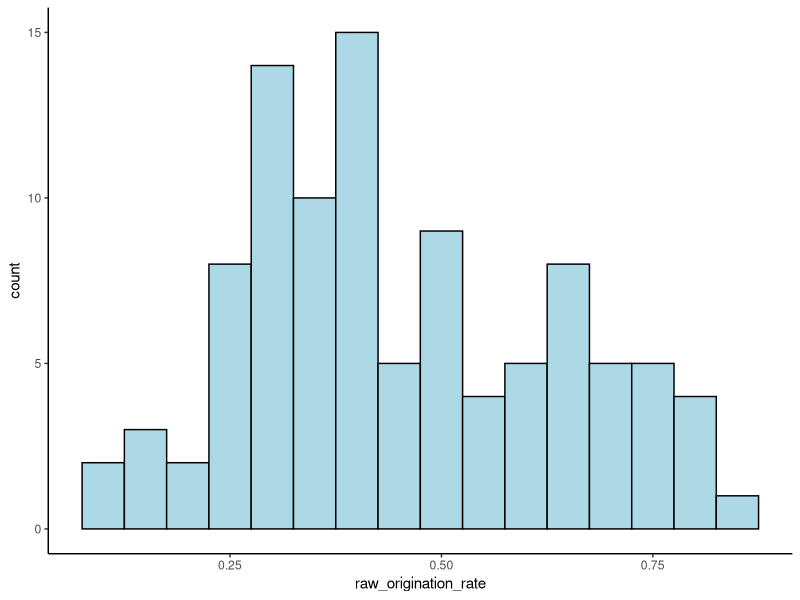
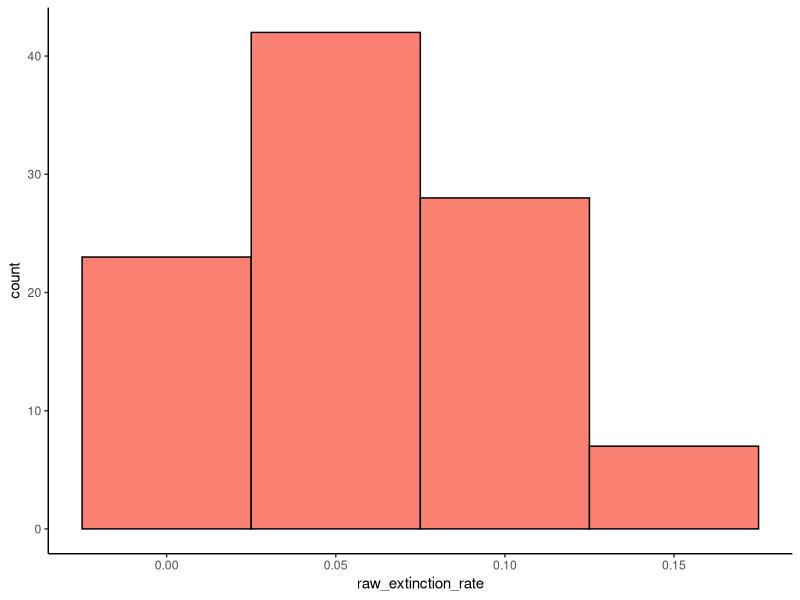
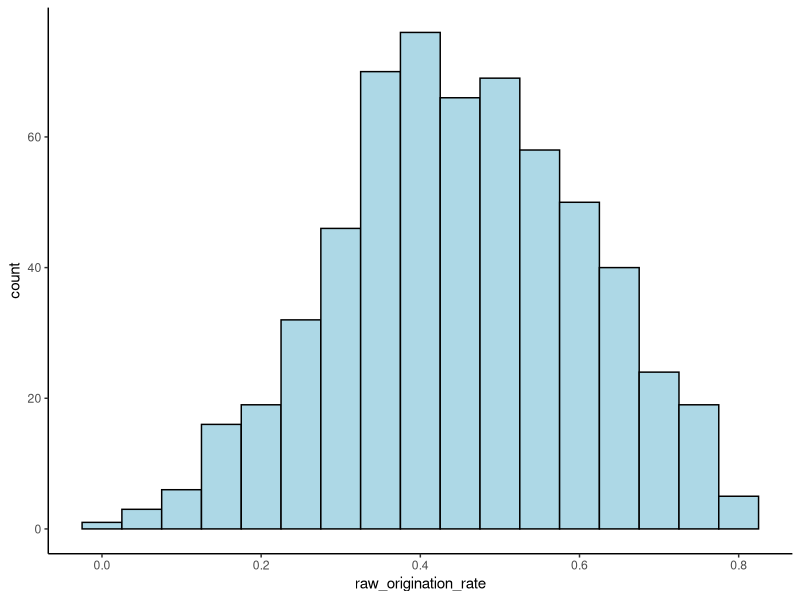
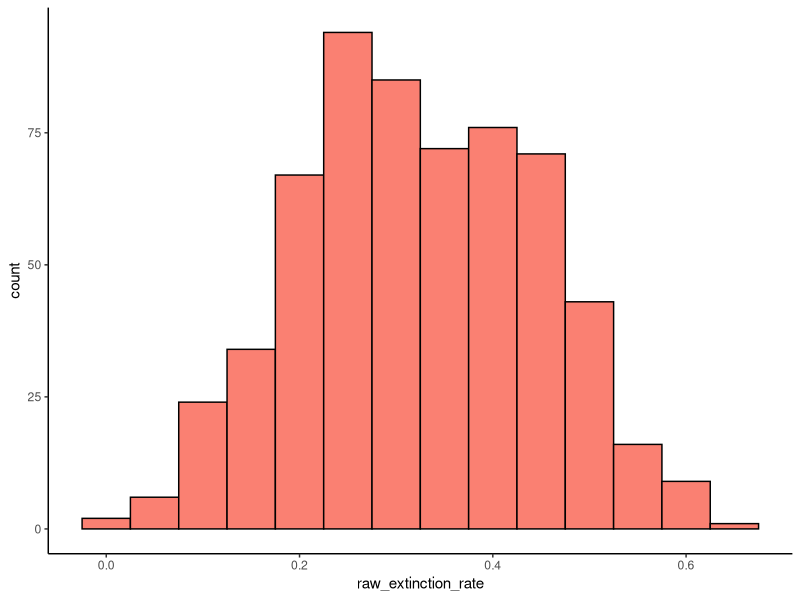
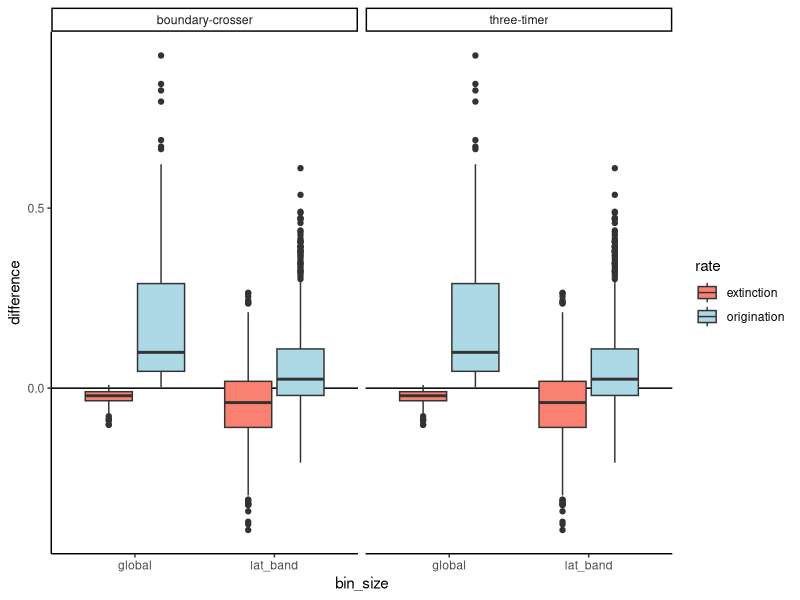
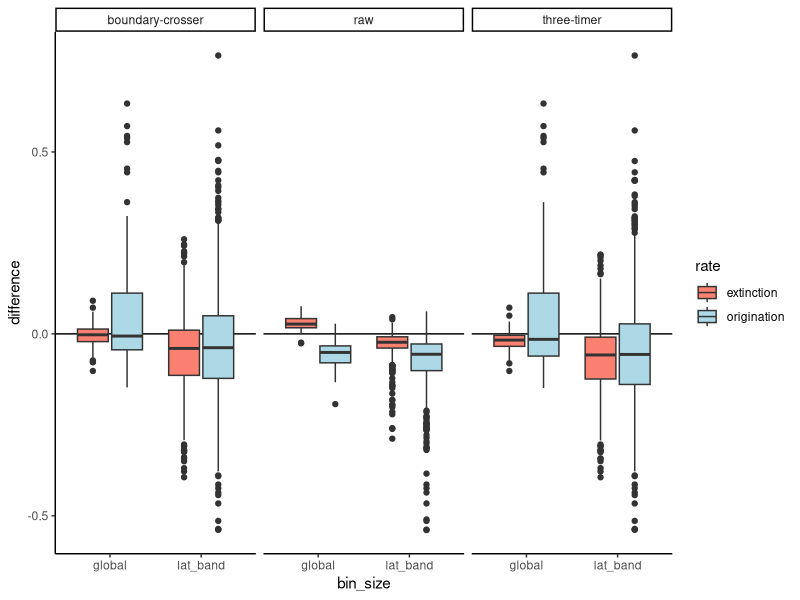
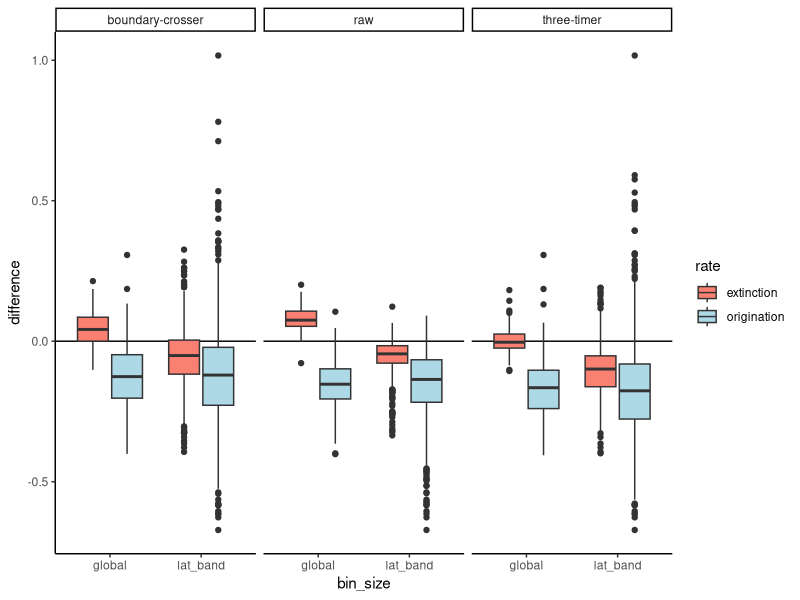
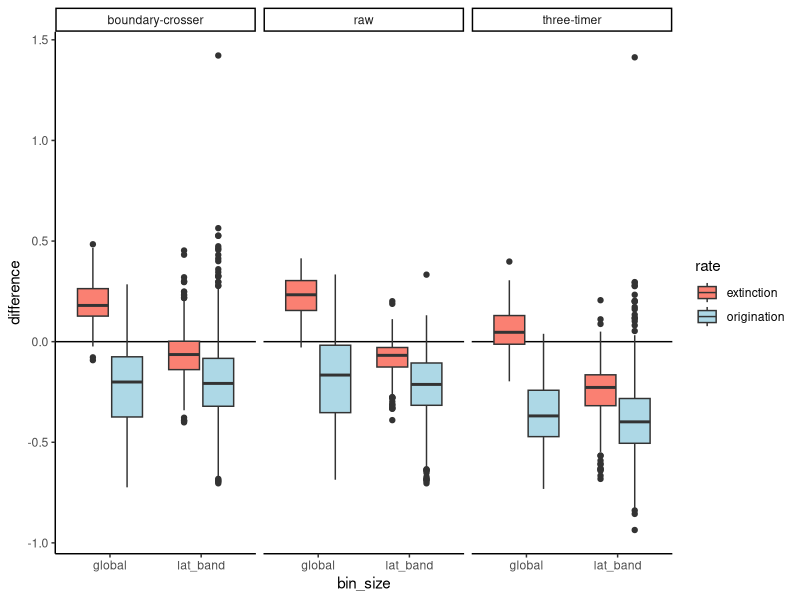

R code for these plots, in order:
#Bethany Allen   22nd September 2020
#Code to build simulated datasets of species richness within latitude bands for time interval t1
#  (compared to prior interval t0 and following interval t2)

#setwd("#####")

###Designate input parameters###

#Number of iterations
iterations <- 100

#Number of latitudinal bins (e.g. 6 -> 30deg bins)
nbins <- 6

#Limits of occurrences in each latitudinal bin
#Eyeballing the empirical data, opted to use random number up to 1000 for each bin
occs_range <- c(0:1000)       #Initial (t0)
add_occs_range <- c(0:500)   #t1 and t2

#Limits for number of species in initial and additional global species pools
#Ranges from roughly 100 to 800 for each clade in the empirical data
sp_range <- c(100:800)

#Range of survival (not extinction) percentages to sample from for t1 and t2
ext_range <- c(0:100)

#Create data frames to store results
results <- data.frame(); differences <- data.frame(); sampling <- data.frame()


for (x in 1:iterations){

  #Task 1: Build t0
  
  #Designate number of species in the initial pool
  sp <- base::sample(sp_range, 1)

  #Designate number of occurrences in each latitudinal bin
  occs <- base::sample(occs_range, size = nbins, replace = T)

  #Create lists to document IDs of all occurrences, and samples of 75%, 50% and 25% of occurrences
  t0_100 <- list(); t0_75 <- list(); t0_50 <- list(); t0_25 <- list()

  #For each latitude band
  for (a in 1:nbins){
    #Designate a species ID for each occurrence in the latitude band from the pool
    species_ids <- base::sample(sp, size = occs[a], replace = T)
    #Add bin to global list
    t0_100[[a]] <- species_ids
    t0_75[[a]] <- species_ids[1:round((0.75 * length(species_ids)), 0)]
    t0_50[[a]] <- species_ids[1:round((0.5 * length(species_ids)), 0)]
    t0_25[[a]] <- species_ids[1:round((0.25 * length(species_ids)), 0)]
  }

  #Task 2: Facilitate origination and extinction to create t1 and t2

  ###t0 -> t1###
  #Designate number of occurrences to survive (those that don't are local extinctions)
  surv_prop1 <- (base::sample(ext_range, size = nbins, replace = T)/100) #Generate a proportion
  surv_occs1 <- round((lengths(t0_100) * surv_prop1), 0) #Convert proportion to whole occurrences

  #Designate new species pool for origination (those present in t0 plus preset additional number)
  #[This allows 'migration' while preventing taxa occurring in t0 and t2 but not t1, as would be
  #  expected under perfect sampling]
  #Designate number of species in the initial pool
  add_sp1 <- base::sample(sp_range, 1)
  new_sp1 <- append(unique(unlist(t0_100)), c((sp + 1):(sp + add_sp1)))

  #Desginate the number of new occurrences in each latitude bin
  new_occs1 <- base::sample(add_occs_range, size = nbins, replace = T)

  #Implement extinction and origination on t0
  #Create lists to document IDs of all occurrences, and samples of 75%, 50% and 25% of occurrences
  t1_100 <- list(); t1_75 <- list(); t1_50 <- list(); t1_25 <- list()

  for (b in 1:nbins){
    #Pull out one latitude bin
    focal_bin1 <- t0_100[[(b)]]
    #Remove 'local' extinctions by sampling survivors at random from t0
    focal_bin1 <- base::sample(focal_bin1, size = surv_occs1[b], replace = F)
    #Add origination
    new_occ_ids1 <- base::sample(new_sp1, size = new_occs1[b], replace = T)
    focal_bin1 <- append(focal_bin1, new_occ_ids1)
    #Add bin to global list
    t1_100[[b]] <- focal_bin1
    t1_75[[b]] <- focal_bin1[1:round((0.75 * length(focal_bin1)), 0)]
    t1_50[[b]] <- focal_bin1[1:round((0.5 * length(focal_bin1)), 0)]
    t1_25[[b]] <- focal_bin1[1:round((0.25 * length(focal_bin1)), 0)]
  }

  ###t1 -> t2###
  #Designate number of occurrences to survive (those that don't are local extinctions)
  surv_prop2 <- (base::sample(ext_range, size = nbins, replace = T)/100) #Generate a proportion
  surv_occs2 <- round((lengths(t1_100) * surv_prop2), digits = 0)      #Convert proportion to whole occurrences

  #Designate new species pool for origination (those present in t1 plus preset additional number)
  add_sp2 <- base::sample(sp_range, 1)
  new_sp2 <- append(unique(unlist(t1_100)), c((sp + add_sp1 + 1):(sp + add_sp1 + add_sp2)))

  #Desginate the number of new occurrences in each latitude bin (used half of that in t0)
  new_occs2 <- base::sample(add_occs_range, size = nbins, replace = T)

  #Implement extinction and origination on t1
  #Create lists to document IDs of all occurrences, and samples of 75%, 50% and 25% of occurrences
  t2_100 <- list(); t2_75 <- list(); t2_50 <- list(); t2_25 <- list()

  for (d in 1:nbins){
    #Pull out one latitude bin
    focal_bin2 <- t1_100[[(d)]]
    #Remove 'local' extinctions by sampling survivors at random from t0
    focal_bin2 <- base::sample(focal_bin2, size = surv_occs2[d], replace = F)
    #Add origination
    new_occ_ids2 <- base::sample(new_sp2, size = new_occs2[d], replace = T)
    focal_bin2 <- append(focal_bin2, new_occ_ids2)
    #Add bin to global list
    t2_100[[d]] <- focal_bin2
    t2_75[[d]] <- focal_bin2[1:round((0.75 * length(focal_bin2)), 0)]
    t2_50[[d]] <- focal_bin2[1:round((0.5 * length(focal_bin2)), 0)]
    t2_25[[d]] <- focal_bin2[1:round((0.25 * length(focal_bin2)), 0)]
  }
  
  #Task 3: Calculate origination and extinction rates for t1, using each sampling level, at global
  #  scale and for individual latitude bands
  
  #Create dataframes to store results in
  measured_rates <- data.frame(); measured_diffs <- data.frame(); sampling_3t_est <- data.frame()
  
  #Designate sampling levels, starting with 100%
  sample_pc <- c(100, 75, 50, 25)
  
  for (f in 1:length(sample_pc)){

    #Produce global lists of unique occurrences (i.e. richness) for the given sampling level
    t0_global <- unique(unlist(eval(parse(text = paste0("t0_", sample_pc[f])))))
    t1_global <- unique(unlist(eval(parse(text = paste0("t1_", sample_pc[f])))))
    t2_global <- unique(unlist(eval(parse(text = paste0("t2_", sample_pc[f])))))
  
    #Raw (these counts include singletons)
    global_orig <- length(setdiff(t1_global, t0_global))   #Present in t1 but not in t0
    global_ext <- length(setdiff(t1_global, t2_global))    #Present in t1 but not in t2
    global_orig_p <- global_orig / length(t1_global)
    global_ext_p <- global_ext / length(t1_global)
  
    #Store 100% sampled values as the benchmark for comparison
    if (f == 1){global_true_orig <- global_orig_p; global_true_ext <- global_ext_p}
    
    #Compare sampled raw counts to true value
    global_orig_diff <- global_orig_p - global_true_orig
                                                       #Difference between true and sampled origination
    global_ext_diff <- global_ext_p - global_true_ext
                                                       #Difference between true and sampled extinction

    #Boundary crosser
    global_originations <- length(setdiff(intersect(t1_global, t2_global), t0_global))
                                                       #Present in t1 and t2 but not in t0
    global_extinctions <- length(setdiff(intersect(t0_global, t1_global), t2_global))
                                                       #Present in t0 and t1 but not in t2
    global_through <- length(intersect(t0_global, t2_global))
                                                       #This = three-timers in perfect sampling
    global_bc_orig <- log((global_through + global_originations)/global_through)
                                                       #Per-capita BC origination rate
    global_bc_ext <- log((global_through + global_extinctions)/global_through)
                                                       #Per-capita BC extinction rate
    global_bc_orig_diff <- global_bc_orig - global_true_orig
                                                       #Difference between true and BC origination
    global_bc_ext_diff <- global_bc_ext - global_true_ext
                                                       #Difference between true and BC extinction

    #Three-timer
    #As sampling is being fixed through time, the sampling rate here is calculated from t1
    global_2t_1 <- length(intersect(t0_global, t1_global)) #Present in t0 and t1 irrespective of t2
    global_2t_2 <- length(intersect(t1_global, t2_global)) #Present in t1 and t2 irrespective of t0
    global_3t <- length(intersect(intersect(t0_global, t1_global), t2_global)) #Present in all t
    global_pt <- length(setdiff(intersect(t0_global, t2_global), t1_global)) #t1 ghost ranges
    global_t1_sampling <- global_3t/(global_3t + global_pt) #Estimate of sampling completeness
    global_3t_orig <- log(global_2t_2/global_3t) + log(global_t1_sampling) #3t origination rate
    global_3t_ext <- log(global_2t_1/global_3t) + log(global_t1_sampling)  #3t extinction rate
    global_3t_orig_diff <- global_3t_orig - global_true_orig   #Difference between raw and 3t origination
    global_3t_ext_diff <- global_3t_ext - global_true_ext   #Difference between raw and 3t extinction
    
    #Add global rates to data frame
    global_rates <- c(x, "global", sample_pc[f], length(t1_global), global_orig, global_ext,
                      (round(c(global_orig_p, global_ext_p, global_bc_orig, global_bc_ext,
                               global_3t_orig, global_3t_ext), 3)))
    measured_rates <- rbind(measured_rates, global_rates)
    sampling_3t_est <- rbind(sampling_3t_est, c(x, sample_pc[f], global_t1_sampling))
    measured_diffs <- rbind(measured_diffs, c(x, sample_pc[f], "global", "origination", "raw", round(global_orig_diff, 3)))
    measured_diffs <- rbind(measured_diffs, c(x, sample_pc[f], "global", "extinction", "raw", round(global_ext_diff, 3)))
    measured_diffs <- rbind(measured_diffs, c(x, sample_pc[f], "global", "origination", "boundary-crosser", round(global_bc_orig_diff, 3)))
    measured_diffs <- rbind(measured_diffs, c(x, sample_pc[f], "global", "extinction", "boundary-crosser", round(global_bc_ext_diff, 3)))
    measured_diffs <- rbind(measured_diffs, c(x, sample_pc[f], "global", "origination", "three-timer", round(global_3t_orig_diff, 3)))
    measured_diffs <- rbind(measured_diffs, c(x, sample_pc[f], "global", "extinction", "three-timer", round(global_3t_ext_diff, 3)))
  }

  #Add column names to sampling estimate data frame
  colnames(sampling_3t_est) <- c("iteration_no", "sampled", "estimated")
  
  #Calculate rates for each latitude bin
  for (e in 1:nbins){
    for (g in 1:length(sample_pc)){
      
      #Pull out unique occurrences from one latitude band
      focal_bin_t1 <- unique(eval(parse(text = paste0("t1_", sample_pc[g], "[[(", e, ")]]"))))
  
      #Calculate per-band origination and extinction rates
      #Raw (these counts include singletons)
      bin_orig <- length(setdiff(focal_bin_t1, t0_global))   #Present in t1 band but nowhere in t0
      bin_ext <- length(setdiff(focal_bin_t1, t2_global))    #Present in t1 band but nowhere in t2
      bin_orig_prop <- bin_orig / length(focal_bin_t1)
      bin_ext_prop <- bin_ext / length(focal_bin_t1)
    
      #Store 100% sampled values as the benchmark for comparison
      if (g == 1){bin_true_orig <- bin_orig_prop; bin_true_ext <- bin_ext_prop}
      
      #Compare sampled raw counts to true value
      bin_orig_diff <- bin_orig_prop - bin_true_orig
                                                         #Difference between true and sampled origination
      bin_ext_diff <- bin_ext_prop - bin_true_ext
                                                         #Difference between true and sampled extinction
  
      #Boundary crosser
      bin_originations <- length(setdiff(intersect(focal_bin_t1, t2_global), t0_global))
                                                         #Present in t1 and t2 but not in t0
      bin_extinctions <- length(setdiff(intersect(t0_global, focal_bin_t1), t2_global))
                                                         #Present in t0 and t1 but not in t2
      bin_through <- length(intersect(intersect(t0_global, focal_bin_t1), t2_global))
                                                         #Present in band for t1, globally for t0 & t2
      bin_bc_orig <- log((bin_through + bin_originations)/bin_through)
                                                         #Per-capita BC origination rate
      bin_bc_ext <- log((bin_through + bin_extinctions)/bin_through)
                                                         #Per-capita BC extinction rate
      bin_bc_orig_diff <- bin_bc_orig - bin_true_orig
                                                         #Difference between raw and BC origination
      bin_bc_ext_diff <- bin_bc_ext - bin_true_ext
                                                         #Difference between raw and BC extinction
  
      #Three-timer - uses global t1 sampling probability
      bin_2t_1 <- length(intersect(t0_global, focal_bin_t1)) #Present in t0 and t1 irrespective of t2
      bin_2t_2 <- length(intersect(focal_bin_t1, t2_global)) #Present in t1 and t2 irrespective of t0
      bin_3t <- length(intersect(intersect(t0_global, focal_bin_t1), t2_global)) #Present in all t
      global_est_sampling <- sampling_3t_est$estimated[g]    #Pull the global sampling estimate
      bin_3t_orig <- log(bin_2t_2/bin_3t) + log(global_est_sampling)      #3t origination rate
      bin_3t_ext <- log(bin_2t_1/bin_3t) + log(global_est_sampling)       #3t extinction rate
      bin_3t_orig_diff <- bin_3t_orig - bin_true_orig   #Difference between raw and 3t origination
      bin_3t_ext_diff <- bin_3t_ext - bin_true_ext    #Difference between raw and 3t extinction
  
      #Save in a vector
      rates_vector <- c(x, e, sample_pc[g], length(focal_bin_t1), bin_orig, bin_ext, (round(c(bin_orig_prop,
                          bin_ext_prop, bin_bc_orig, bin_bc_ext, bin_3t_orig, bin_3t_ext), 3)))
      measured_rates <- rbind(measured_rates, rates_vector)
      measured_diffs <- rbind(measured_diffs, c(x, sample_pc[g], "lat_band", "origination", "raw", round(bin_orig_diff, 3)))
      measured_diffs <- rbind(measured_diffs, c(x, sample_pc[g], "lat_band", "extinction", "raw", round(bin_ext_diff, 3)))
      measured_diffs <- rbind(measured_diffs, c(x, sample_pc[g], "lat_band", "origination", "boundary-crosser", round(bin_bc_orig_diff, 3)))
      measured_diffs <- rbind(measured_diffs, c(x, sample_pc[g], "lat_band", "extinction", "boundary-crosser", round(bin_bc_ext_diff, 3)))
      measured_diffs <- rbind(measured_diffs, c(x, sample_pc[g], "lat_band", "origination", "three-timer", round(bin_3t_orig_diff, 3)))
      measured_diffs <- rbind(measured_diffs, c(x, sample_pc[g], "lat_band", "extinction", "three-timer", round(bin_3t_ext_diff, 3)))
    }
  }
  
  #Label columns in rates data frame
  colnames(measured_rates) <- c("iteration_no", "bin_no", "sampling", "t1_n", "raw_origination",
                                "raw_extinction", "raw_origination_rate", "raw_extinction_rate",
                                "BC_origination_pc", "BC_extinction_pc", "tt_origination_rate",
                                "tt_extinction_rate")
  colnames(measured_diffs) <- c("iteration_no", "sampling", "bin_size", "rate", "method", "difference")
  results <- rbind(measured_rates, results)
  differences <- rbind(measured_diffs, differences)
  sampling <- rbind(sampling_3t_est, sampling)
}


#Summarise results
library(tidyverse)

#Examine distribution of global "true" origination and extinction rates
results_g <- filter(results, bin_no == "global") %>% filter(sampling == "100")
results_g$raw_origination_rate <- as.numeric(results_g$raw_origination_rate)
results_g$raw_extinction_rate <- as.numeric(results_g$raw_extinction_rate)

ggplot(results_g, aes(raw_origination_rate)) +
  geom_histogram(binwidth = 0.05, colour = "black", fill = "lightblue") + theme_classic()
ggplot(results_g, aes(raw_extinction_rate)) +
  geom_histogram(binwidth = 0.05, colour = "black", fill = "salmon") + theme_classic()


#Examine distribution of within-bin "true" origination and extinction rates
results_b <- filter(results, bin_no != "global") %>% filter(sampling == "100")
results_b$raw_origination_rate <- as.numeric(results_b$raw_origination_rate)
results_b$raw_extinction_rate <- as.numeric(results_b$raw_extinction_rate)

ggplot(results_b, aes(raw_origination_rate)) +
  geom_histogram(binwidth = 0.05, colour = "black", fill = "lightblue") + theme_classic()
ggplot(results_b, aes(raw_extinction_rate)) +
  geom_histogram(binwidth = 0.05, colour = "black", fill = "salmon") + theme_classic()


#Plot difference between "true" and measured rates at different sampling levels
sampled_100 <- filter(differences, sampling == "100") %>% filter(method != "raw")
sampled_100$difference <- as.numeric(as.character(sampled_100$difference))
sampled_75 <- filter(differences, sampling == "75")
sampled_75$difference <- as.numeric(as.character(sampled_75$difference))
sampled_50 <- filter(differences, sampling == "50")
sampled_50$difference <- as.numeric(as.character(sampled_50$difference))
sampled_25 <- filter(differences, sampling == "25")
sampled_25$difference <- as.numeric(as.character(sampled_25$difference))

ggplot(sampled_100, aes(x = bin_size, y = difference, fill = rate)) + geom_hline(aes(yintercept = 0)) +
  geom_boxplot() + facet_wrap(~method) + scale_fill_manual(values = c("salmon", "lightblue")) +
  theme_classic()
ggplot(sampled_75, aes(x = bin_size, y = difference, fill = rate)) + geom_hline(aes(yintercept = 0)) +
  geom_boxplot() + facet_wrap(~method) + scale_fill_manual(values = c("salmon", "lightblue")) +
  theme_classic()
ggplot(sampled_50, aes(x = bin_size, y = difference, fill = rate)) + geom_hline(aes(yintercept = 0)) +
  geom_boxplot() + facet_wrap(~method) + scale_fill_manual(values = c("salmon", "lightblue")) +
  theme_classic()
ggplot(sampled_25, aes(x = bin_size, y = difference, fill = rate)) + geom_hline(aes(yintercept = 0)) +
  geom_boxplot() + facet_wrap(~method) + scale_fill_manual(values = c("salmon", "lightblue")) +
  theme_classic()


#Plot difference between sampling level and that estimated by the 3t method
sampling_3t_est$estimated <- as.numeric(as.character(sampling_3t_est$estimated))
sampling_3t_est$sampled <- as.character(sampling_3t_est$sampled/100)
ggplot(sampling_3t_est, aes(x = sampled, y = estimated)) +
  geom_boxplot(aes(group = sampled)) + theme_classic()
